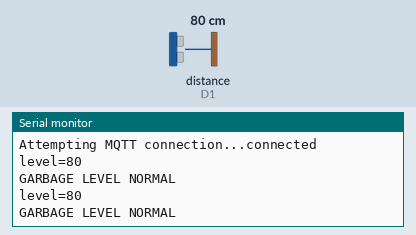
Bench run of a sketch on a simulated ESP8266 (NodeMCU). On the bench: the last lines printed to the serial monitor. Wiring (inferred from the names in the program): ultrasonic range finder: trigger D2; echo D1. The inputs (shaded band) are chosen by the test bench; at power-on: distance to the obstacle (sensor on D1) 80 cm. The echo pulse lasts 58.3 µs per cm; WiFi joins after 1.5 s; servers stay silent unless stated; random numbers use the default seed unless the sketch sets one; no MQTT or app messages arrive unless stated.

Above: at 2.8 s.
2.9 s: distance to the obstacle (sensor on D1) set to 12 cm
At 4.2 s:
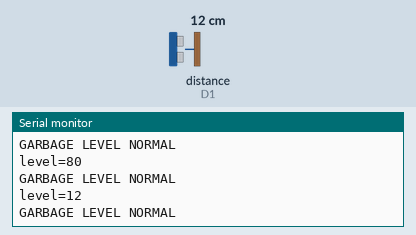
4.4 s: distance to the obstacle (sensor on D1) set to 10 cm
At 5.4 s:
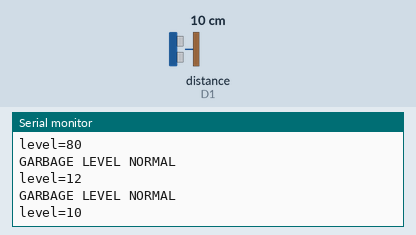
Timing chart, 0 to 7.4 s (numbered marks = the images above; inputs shaded):
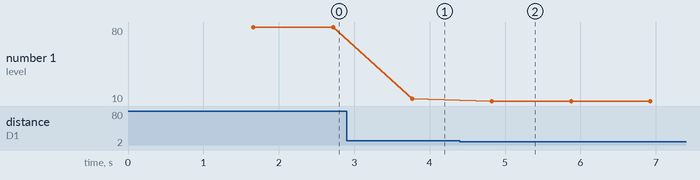

The sketch:

iot-smart-garbage-management-arduino.ino
```cpp
#include <ESP8266WiFi.h> //nodemcu
#include <PubSubClient.h> //mqtt
#include <SoftwareSerial.h> //gsm
SoftwareSerial mySerial(D6, D7);//rx,tx
#define echoPin D1 // Echo Pin (OUTPUT pin in RB URF02)
#define trigPin D2 // Trigger Pin (INPUT pin in RB URF02)
int maximumRange = 350; // Maximum range needed
int minimumRange = 0; // Minimum range needed
long duration, distance;
String dis;
int m=0;
int p=0;
const char* ssid = "Sush";
const char* password = "Sushritha";
const char* mqtt_server = "test.mosquitto.org";
//const char* mqtt_server = "iot.eclipse.org";
//const char* mqtt_server = "broker.mqtt-dashboard.com";
WiFiClient espClient;
PubSubClient client(espClient);
long lastMsg = 0;
char msg[50];
int value = 0;

void setup_wifi() {
  delay(100);
  // We start by connecting to a WiFi network
  Serial.print("Connecting to ");
  Serial.println(ssid);
  WiFi.begin(ssid, password);
  while (WiFi.status() != WL_CONNECTED)
  {
    delay(500);
    Serial.print(".");
  }
  randomSeed(micros());
  Serial.println("");
  Serial.println("WiFi connected");
  Serial.println("IP address: ");
  Serial.println(WiFi.localIP());
}
void reconnect() {
  // Loop until we're reconnected
  while (!client.connected())
  {
    Serial.print("Attempting MQTT connection...");
    // Create a random client ID
    String clientId = "nwm";
    clientId += String(random(0xffff), HEX);
    // Attempt to connect
    //if you MQTT broker has clientID,username and password
    //please change following line to    if (client.connect(clientId,userName,passWord))
    if (client.connect(clientId.c_str()))
    {
      Serial.println("connected");
      //once connected to MQTT broker, subscribe command if any
    } else {
      Serial.print("failed, rc=");
      Serial.print(client.state());
      Serial.println(" try again in 5 seconds");
      // Wait 6 seconds before retrying
      delay(6000);
    }
  }
} //end reconnect()

void setup() {
  Serial.begin(115200);
  setup_wifi();
  client.setServer(mqtt_server, 1883);
  mySerial.begin(9600);
   pinMode(trigPin, OUTPUT);
 pinMode(echoPin, INPUT);
 Serial.println("   ");
 Serial.println("           WASTEBIN MANAGEMENT ");
}
void loop() {
   if (!client.connected()) {
    reconnect();
  }
  client.loop();
  long now = millis();
  if (now - lastMsg >0) {
    lastMsg = now;
digitalWrite(trigPin, LOW);
 delayMicroseconds(2);
 digitalWrite(trigPin, HIGH);
 delayMicroseconds(10);
 digitalWrite(trigPin, LOW);
 duration = pulseIn(echoPin, HIGH);
 distance = duration/58.2; //Calculate the distance (in cm) based on the speed of sound.
 dis=duration/58.2;
 dis +="Cms";
 char message[11];
 Serial.print("level=");
 Serial.println(distance); // distance in cm
 delay(50); //Delay 50 ms
 dis.toCharArray(message, 11);
  client.publish("nwm1", message);
 if((distance>1)&&(distance<10)&&(m==0))
{
 Serial.println("GARBAGE FILLED");
 client.publish("nwm2", "GARBAGE FILLED");
 m=1;
 p=0;
}
if(distance>10)
{
 Serial.println("GARBAGE LEVEL NORMAL");
 client.publish("nwm2", "GARBAGE LEVEL NORMAL");
 m=0;
}
if((m==1)&&(p==0))
{
  mySerial.println("AT+CMGF=1");    //Sets the GSM Module in Text Mode
    delay(500);
   mySerial.println("AT+CMGS=\"+918800799686\"\r"); //
   delay(500);
   mySerial.print("ALERT:GARBAGE LEVEL FILLED  ");// The SMS text you want to send
   mySerial.println("");
   delay(100);
    mySerial.println((char)26);// ASCII code of CTRL+Z
   delay(1000);
   p=1;
   Serial.println("message sent");
}
delay(1000);
}
}
```

Measured:
- the behaviour switches between 11 and 10 cm on distance to the obstacle (sensor on D1) (found by bisection; images 1 and 2)
- after the input at 2.9 s, the serial monitor: prints a new line after 0.87 s (image 1)
- after the input at 4.4 s, the serial monitor: prints a new line after 0.42 s (image 2)
- plotted number 1: 80 → 12 after the input at 2.9 s, 12 → 10 after the input at 4.4 s
